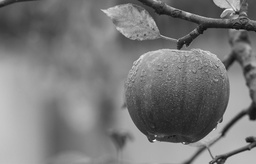
#> input picture Opening_Filter/GrayscaleImages/GrayscaleApple.jpg, 256 x 164 px, shrunk from 1880 x 1204 before the run
$ python hw2.py
#> lines starting #> are read from the running program, lines starting #| are printed output that depends on the picture; after the words box and inside, x2 and y2 are one past the last pixel; in counts of white or black regions, pixels touching at a corner belong together
import cv2
import numpy as np

#Dilate
def dilation(image):
    height = int(image.shape[0])
    width = int(image.shape[1])
    copy = image.copy()
    copy *= 0
    for i in range(1, height-1):
        for j in range(1, width-1):
            if(image[i][j] == 255):
                copy[i-1:i+2, j-1:j+2] = 255
    return copy

#Erode
def erosion(image):
    kernel = np.ones((3,3))
    kernel = kernel*255
    height = int(image.shape[0])
    width = int(image.shape[1])
    copy = image.copy()
    copy *= 0
    for i in range(1, height-1):
        for j in range(1, width-1):
            if(np.array_equal(kernel,image[i-1:i+2, j-1:j+2])):
                copy[i][j] = 255
            else:
                copy[i][j] = 0
    return copy

#Path Opening
def opening(image):
    pathOpening = dilation(erosion(image))
    return pathOpening

###the 3x3 kernel
grayscaleImage1 = cv2.imread("GrayscaleImages/GrayscaleApple.jpg", 0)
#> grayscaleImage1 is the input picture: shape (164, 256); min 11, max 255, mean 121.2
(height,width) = grayscaleImage1.shape
#> height = 164; width = 256

grayscaleImage2 = cv2.imread("GrayscaleImages/GrayscaleGirl.jpg", 0)
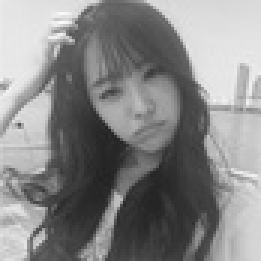
#> input picture Opening_Filter/GrayscaleImages/GrayscaleGirl.jpg, 87 x 87 px, shrunk from 640 x 640 before the run (shown 3 times larger)
#> grayscaleImage2 is the input picture: shape (87, 87); min 32, max 252, mean 135.2
(height,width) = grayscaleImage2.shape
#> height = 87; width = 87
#...
binaryImage1 = cv2.imread("BinaryImages/BinaryApple.jpg", 0)
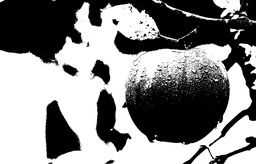
#> input picture Opening_Filter/BinaryImages/BinaryApple.jpg, 256 x 164 px, shrunk from 1880 x 1204 before the run
#> binaryImage1 is the input picture: shape (164, 256); min 0, max 255, mean 134.9
(height, width) = binaryImage1.shape
#> height = 164; width = 256

binaryImage2 = cv2.imread("BinaryImages/BinaryGirl.jpg", 0)
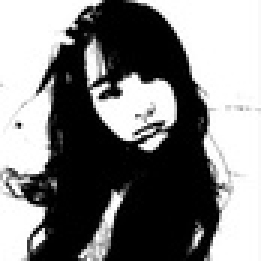
#> input picture Opening_Filter/BinaryImages/BinaryGirl.jpg, 87 x 87 px, shrunk from 640 x 640 before the run (shown 3 times larger)
#> binaryImage2 is the input picture: shape (87, 87); min 0, max 255, mean 128
(height, width) = binaryImage2.shape
#> height = 87; width = 87

###Converting image to binary
ret, grayscale1 = cv2.threshold(grayscaleImage1, 127, 255, cv2.THRESH_BINARY)
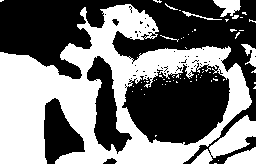
#> grayscale1: shape (164, 256); 46.8% white; 65 white regions (56 under 20 px), largest, box (x1, y1, x2, y2) and area: (0, 4, 252, 164) 17381, (191, 115, 256, 164) 1152, (224, 147, 256, 164) 343
cv2.imwrite('grayscaleToBinaryApple.jpg', grayscale1)

ret, grayscale2 = cv2.threshold(grayscaleImage2, 127, 255, cv2.THRESH_BINARY)
#> grayscale2: shape (87, 87); 50.5% white; 6 black regions (5 under 20 px), largest, box (x1, y1, x2, y2) and area: (7, 0, 75, 87) 3721
cv2.imwrite('grayscaleToBinaryGirl.jpg', grayscale2)

###Opening
opening1 = opening(grayscale1)
#> in erosion, `copy *= 0`: copy: shape (164, 256); every value is 0
#> after the loop in erosion, `for i in range(1, height-1):`: copy: shape (164, 256); 37.7% white; 16 white regions (9 under 20 px), largest, box (x1, y1, x2, y2) and area: (1, 5, 251, 163) 14388, (210, 117, 255, 157) 782, (226, 149, 255, 163) 248
#> in dilation, `height = int(image.shape[0])`: height = 164
#> after the loop in dilation, `for i in range(1, height-1):`: copy: shape (164, 256); 44.8% white; 8 white regions (2 under 20 px), largest, box (x1, y1, x2, y2) and area: (0, 4, 252, 164) 16858, (193, 116, 256, 164) 1139, (225, 148, 256, 164) 338, (214, 0, 240, 17) 271, (243, 44, 256, 66) 145, (80, 8, 86, 17) 43
cv2.imwrite('resultGrayscaleApple.jpg',opening1)

opening2 = opening(grayscale2)
#> in erosion (call 2), `copy *= 0`: copy: shape (87, 87); every value is 0
#> after the loop in erosion (call 2), `for i in range(1, height-1):`: copy: shape (87, 87); 38% white; 11 white regions (6 under 20 px), largest, box (x1, y1, x2, y2) and area: (52, 1, 86, 86) 1487, (1, 1, 29, 60) 893, (33, 26, 58, 46) 240, (1, 63, 14, 86) 187, (29, 70, 38, 86) 39
#> after the loop in dilation (call 2), `for i in range(1, height-1):`: copy: shape (87, 87); 48.5% white; 6 white regions, box (x1, y1, x2, y2) and area: (51, 0, 87, 87) 1745, (0, 0, 30, 87) 1388, (32, 25, 59, 47) 360, (28, 65, 41, 87) 108, (29, 15, 33, 27) 46, (48, 44, 55, 50) 26
cv2.imwrite('resultGrayscaleGirl.jpg',opening2)
#...
opening3 = opening(binaryImage1)
#> after the loop in erosion (call 3), `for i in range(1, height-1):`:
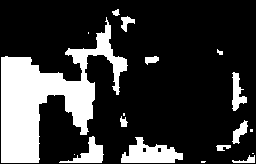
#> copy: shape (164, 256); 22.3% white; 18 white regions (6 under 20 px), largest, box (x1, y1, x2, y2) and area: (1, 17, 128, 163) 6980, (121, 137, 183, 163) 943, (59, 136, 104, 163) 456
#> after the loop in dilation (call 3), `for i in range(1, height-1):`: copy: shape (164, 256); 26.8% white; 11 white regions (1 under 20 px), largest, box (x1, y1, x2, y2) and area: (0, 16, 129, 164) 8485, (120, 136, 184, 164) 1169, (231, 71, 248, 112) 438
cv2.imwrite('resultBinaryImageApple.jpg',opening3)

opening4 = opening(binaryImage2)
#> after the loop in erosion (call 4), `for i in range(1, height-1):`:
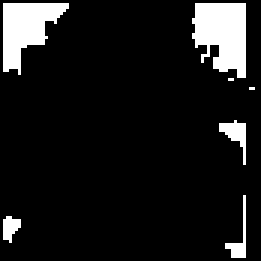
#> copy: shape (87, 87) (shown 3 times larger); 10.2% white; 7 white regions (2 under 20 px), largest, box (x1, y1, x2, y2) and area: (64, 1, 82, 26) 343, (1, 1, 23, 25) 290, (73, 40, 82, 55) 56, (75, 65, 82, 86) 45, (1, 72, 7, 81) 36
#> in dilation (call 4), `height = int(image.shape[0])`: height = 87
#> after the loop in dilation (call 4), `for i in range(1, height-1):`:
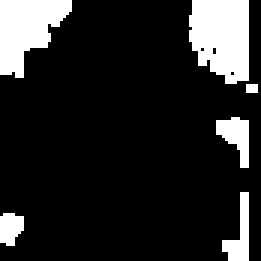
#> copy: shape (87, 87) (shown 3 times larger); 15.2% white; 6 white regions (1 under 20 px), largest, box (x1, y1, x2, y2) and area: (63, 0, 83, 28) 467, (0, 0, 24, 26) 392, (72, 39, 83, 56) 108, (74, 64, 83, 87) 105, (0, 71, 8, 82) 70
cv2.imwrite('resultBinaryImageGirl.jpg',opening4)

print("Successfully Completed")
